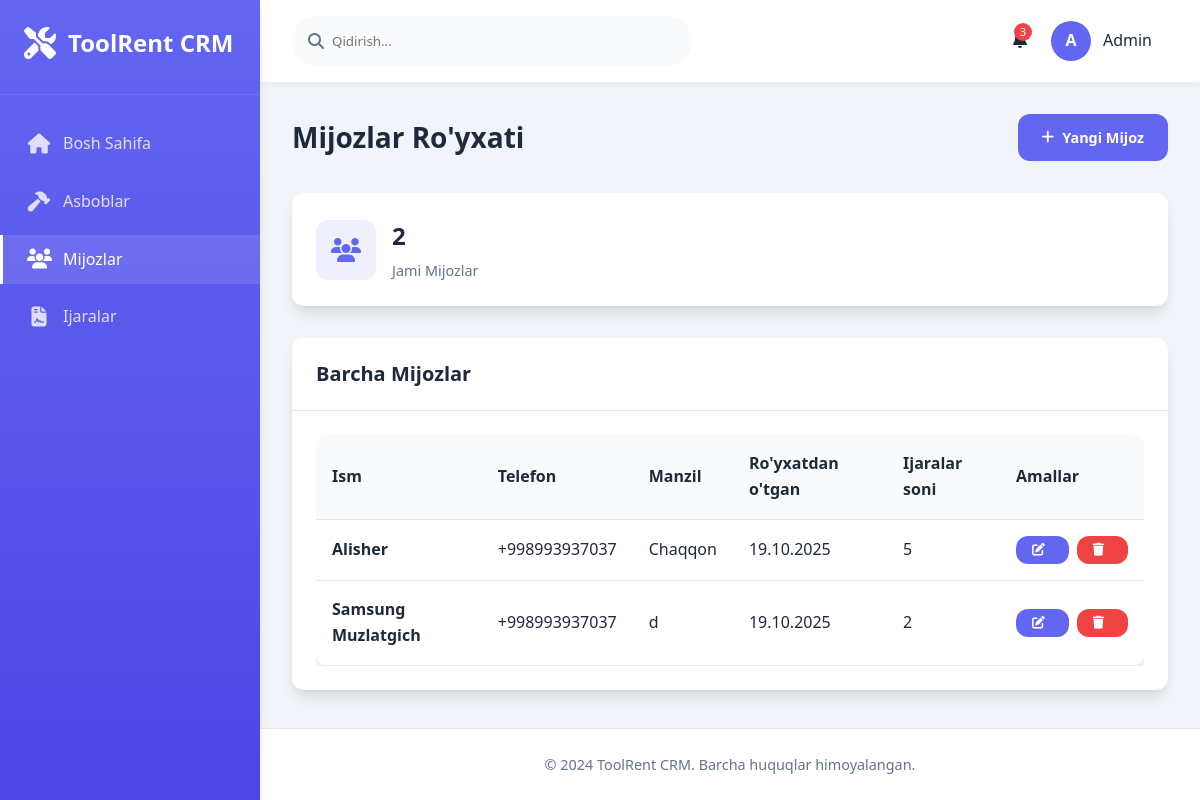
/customers/, run on an earlier commit of the app's database.
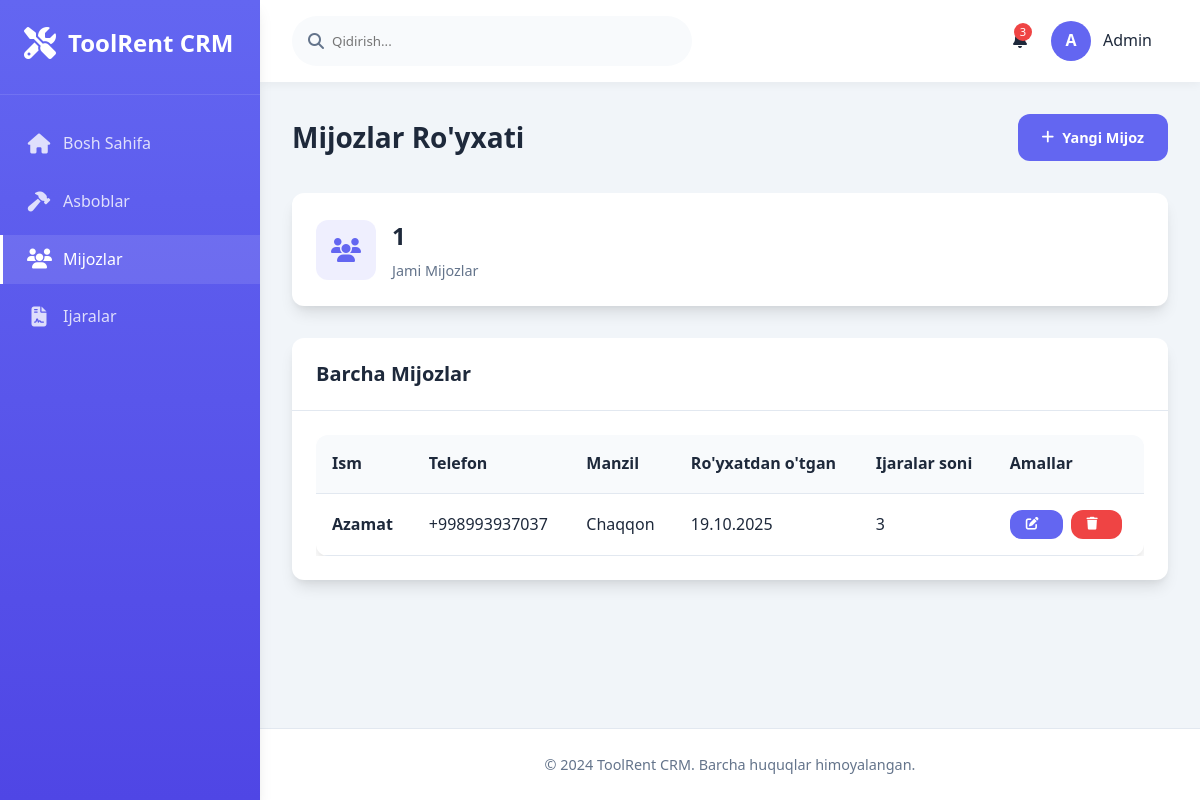
And on a later commit of the database.
### main/models.py (models this page shows, shortened)
class Customer(models.Model):
    name = models.CharField(max_length=200, verbose_name="Ism")
    phone = models.CharField(max_length=20, verbose_name="Telefon")
    address = models.TextField(verbose_name="Manzil")
    created_at = models.DateTimeField(auto_now_add=True)
    class Meta:
        verbose_name = "Mijoz"
        verbose_name_plural = "Mijozlar"

### main/views.py (the view)
# urls.py: path('customers/', views.customer_list, name='customer_list'),
def customer_list(request):
    customers = Customer.objects.all()
    context = {
        'customers': customers,
        'title': 'Mijozlar Ro\'yxati'
    }
    return render(request, 'main/customer_list.html', context)

### main/templates/main/customer_list.html (shortened to what this page needs)
{% extends 'main/base.html' %}
{% block content %}
<div class="page-title">
    <h2>Mijozlar Ro'yxati</h2>
    <a href="{% url 'main:create_customer' %}" class="btn btn-primary">
        <i class="fas fa-plus"></i> Yangi Mijoz
    </a>
</div>
<div class="stats-grid">
    <div class="stat-card">
        <div class="stat-icon" style="background: rgba(99, 102, 241, 0.1); color: #6366f1;">
            <i class="fas fa-users"></i>
        </div>
        <div class="stat-info">
            <h3 class="number-format">{{ customers.count }}</h3>
            <p>Jami Mijozlar</p>
        </div>
    </div>
</div>
<div class="card">
    <div class="card-header">
        <h3>Barcha Mijozlar</h3>
    </div>
    <div class="card-body">
        <div class="table-container">
            <table class="table">
                <thead>
                    <tr>
                        <th>Ism</th>
                        <th>Telefon</th>
                        <th>Manzil</th>
                        <th>Ro'yxatdan o'tgan</th>
                        <th>Ijaralar soni</th>
                        <th>Amallar</th>
                    </tr>
                </thead>
                <tbody>
                    {% for customer in customers %}
                    <tr>
                        <td>
                            <strong>{{ customer.name }}</strong>
                        </td>
                        <td>{{ customer.phone }}</td>
                        <td>{{ customer.address|truncatewords:10 }}</td>
                        <td>{{ customer.created_at|date:"d.m.Y" }}</td>
                        <td class="number-format">{{ customer.rental_set.count }}</td>
                        <td>
                            <div style="display: flex; gap: 0.5rem;">
                                <a href="{% url 'main:edit_customer' customer.id %}" class="btn btn-primary btn-sm">
                                    <i class="fas fa-edit"></i>
                                </a>
                                <form method="post" action="{% url 'main:delete_customer' customer.id %}" style="display: inline;">
                                    <button type="submit" class="btn btn-danger btn-sm"
                                            onclick="return confirm('{{ customer.name }} mijoz o\'chirilsinmi?')">
                                        <i class="fas fa-trash"></i>
                                    </button>
                                </form>
                            </div>
                        </td>
                    </tr>
                    {% endfor %}
                </tbody>
            </table>
        </div>
    </div>
</div>
{% endblock %}

What changed in the data, as far as the page shows it:
removed Customer: name "Alisher", phone "+998993937037", address "Chaqqon", created_at "19.10.2025", rental_set.count "5"
removed Customer: name "Samsung Muzlatgich", phone "+998993937037", address "d", created_at "19.10.2025", rental_set.count "2"
added Customer: name "Azamat", phone "+998993937037", address "Chaqqon", created_at "19.10.2025", rental_set.count "3"
Also different on the page:
{{ customers.count }}: "2" → "1"
